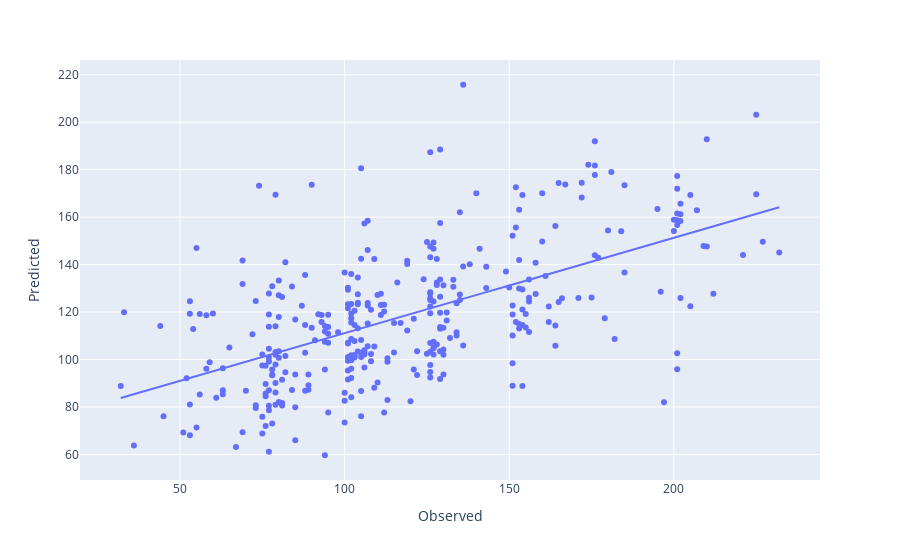

The notebook cell this image was saved under:
### Code cell
fig = px.scatter(final, x="Observed", y="Predicted", trendline="ols")
fig.show()

results = px.get_trendline_results(fig)
print(results)

### Figure 1 — Plotly figure (JSON) as saved in the notebook; plotly's stock layout.template omitted (floating-point values rounded to 4 significant figures; data arrays with more than 128 entries replaced by an {"elided": "..."} marker saying what was removed)
{"data": [{"hovertemplate": "Observed=%{x}<br>Predicted=%{y}<extra></extra>", "legendgroup": "", "marker": {"color": "#636efa", "symbol": "circle"}, "mode": "markers", "name": "", "orientation": "v", "showlegend": false, "type": "scatter", "x": {"elided": "343 int values"}, "xaxis": "x", "y": {"elided": "343 float values"}, "yaxis": "y"}, {"hovertemplate": "<b>OLS trendline</b><br>Predicted = 0.402012 * Observed + 70.8855<br>R<sup>2</sup>=0.347427<br><br>Observed=%{x}<br>Predicted=%{y} <b>(trend)</b><extra></extra>", "legendgroup": "", "marker": {"color": "#636efa", "symbol": "circle"}, "mode": "lines", "name": "", "showlegend": false, "type": "scatter", "x": {"elided": "343 int values"}, "xaxis": "x", "y": {"elided": "343 float values"}, "yaxis": "y"}], "layout": {"legend": {"tracegroupgap": 0}, "margin": {"t": 60}, "xaxis": {"anchor": "y", "domain": [0, 1], "title": {"text": "Observed"}}, "yaxis": {"anchor": "x", "domain": [0, 1], "title": {"text": "Predicted"}}}}
